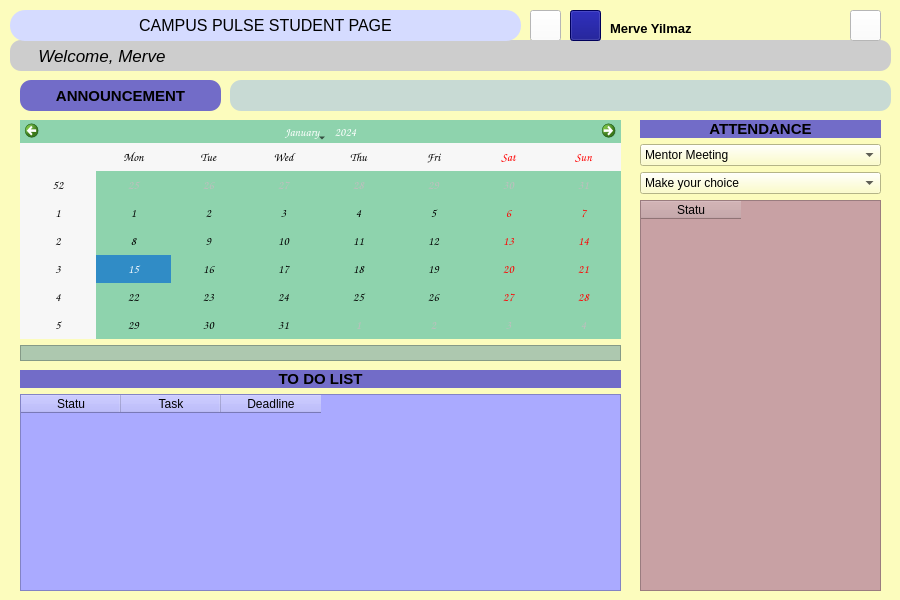
<?xml version="1.0" encoding="UTF-8"?>
<ui version="4.0">
 <class>MainWindow</class>
 <widget class="QMainWindow" name="MainWindow">
  <property name="geometry">
   <rect>
    <x>0</x>
    <y>0</y>
    <width>900</width>
    <height>600</height>
   </rect>
  </property>
  <property name="font">
   <font>
    <pointsize>11</pointsize>
   </font>
  </property>
  <property name="windowTitle">
   <string>MainWindow</string>
  </property>
  <property name="windowIcon">
   <iconset>
    <normaloff>earth.png</normaloff>earth.png</iconset>
  </property>
  <property name="styleSheet">
   <string notr="true">background-color: rgb(252, 252, 189);</string>
  </property>
  <property name="iconSize">
   <size>
    <width>100</width>
    <height>100</height>
   </size>
  </property>
  <widget class="QWidget" name="centralwidget">
   <widget class="QPushButton" name="pushButton">
    <property name="geometry">
     <rect>
      <x>530</x>
      <y>10</y>
      <width>31</width>
      <height>31</height>
     </rect>
    </property>
    <property name="styleSheet">
     <string notr="true">background-color: rgb(255,255,255);</string>
    </property>
    <property name="text">
     <string/>
    </property>
    <property name="icon">
     <iconset>
      <normaloff>inbox.png</normaloff>inbox.png</iconset>
    </property>
    <property name="iconSize">
     <size>
      <width>27</width>
      <height>27</height>
     </size>
    </property>
   </widget>
   <widget class="QLabel" name="label_2">
    <property name="geometry">
     <rect>
      <x>10</x>
      <y>40</y>
      <width>881</width>
      <height>31</height>
     </rect>
    </property>
    <property name="font">
     <font>
      <pointsize>13</pointsize>
      <italic>true</italic>
     </font>
    </property>
    <property name="styleSheet">
     <string notr="true">background-color: rgb(205, 205, 205);
border-radius: 11px; </string>
    </property>
    <property name="frameShape">
     <enum>QFrame::Box</enum>
    </property>
    <property name="frameShadow">
     <enum>QFrame::Sunken</enum>
    </property>
    <property name="text">
     <string>      Welcome, Merve</string>
    </property>
    <property name="margin">
     <number>0</number>
    </property>
   </widget>
   <widget class="QLabel" name="label">
    <property name="geometry">
     <rect>
      <x>610</x>
      <y>20</y>
      <width>231</width>
      <height>16</height>
     </rect>
    </property>
    <property name="font">
     <font>
      <pointsize>10</pointsize>
      <weight>75</weight>
      <bold>true</bold>
      <strikeout>false</strikeout>
     </font>
    </property>
    <property name="text">
     <string>Merve Yilmaz</string>
    </property>
   </widget>
   <widget class="QPushButton" name="pushButton_2">
    <property name="geometry">
     <rect>
      <x>570</x>
      <y>10</y>
      <width>31</width>
      <height>31</height>
     </rect>
    </property>
    <property name="styleSheet">
     <string notr="true">background-color: rgb(0, 0, 127);</string>
    </property>
    <property name="text">
     <string/>
    </property>
    <property name="icon">
     <iconset>
      <normaloff>user.PNG</normaloff>user.PNG</iconset>
    </property>
    <property name="iconSize">
     <size>
      <width>25</width>
      <height>25</height>
     </size>
    </property>
   </widget>
   <widget class="QLabel" name="label_3">
    <property name="geometry">
     <rect>
      <x>10</x>
      <y>10</y>
      <width>511</width>
      <height>31</height>
     </rect>
    </property>
    <property name="font">
     <font>
      <pointsize>12</pointsize>
     </font>
    </property>
    <property name="styleSheet">
     <string notr="true">background-color: rgb(213, 219, 255);
border-radius: 15px; </string>
    </property>
    <property name="frameShape">
     <enum>QFrame::Panel</enum>
    </property>
    <property name="text">
     <string>CAMPUS PULSE STUDENT PAGE</string>
    </property>
    <property name="alignment">
     <set>Qt::AlignCenter</set>
    </property>
   </widget>
   <widget class="QWidget" name="layoutWidget">
    <property name="geometry">
     <rect>
      <x>640</x>
      <y>120</y>
      <width>241</width>
      <height>471</height>
     </rect>
    </property>
    <layout class="QVBoxLayout" name="verticalLayout_3">
     <item>
      <widget class="QLabel" name="label_6">
       <property name="font">
        <font>
         <pointsize>11</pointsize>
         <weight>75</weight>
         <bold>true</bold>
        </font>
       </property>
       <property name="styleSheet">
        <string notr="true">background-color: rgb(114, 108, 200);</string>
       </property>
       <property name="text">
        <string>ATTENDANCE</string>
       </property>
       <property name="alignment">
        <set>Qt::AlignCenter</set>
       </property>
      </widget>
     </item>
     <item>
      <widget class="QComboBox" name="comboBox_2">
       <property name="sizePolicy">
        <sizepolicy hsizetype="Ignored" vsizetype="Fixed">
         <horstretch>0</horstretch>
         <verstretch>0</verstretch>
        </sizepolicy>
       </property>
       <item>
        <property name="text">
         <string>Mentor Meeting</string>
        </property>
       </item>
       <item>
        <property name="text">
         <string>Data Science</string>
        </property>
       </item>
      </widget>
     </item>
     <item>
      <widget class="QComboBox" name="comboBox_3">
       <property name="sizePolicy">
        <sizepolicy hsizetype="Ignored" vsizetype="Fixed">
         <horstretch>0</horstretch>
         <verstretch>0</verstretch>
        </sizepolicy>
       </property>
       <item>
        <property name="text">
         <string>Make your choice</string>
        </property>
       </item>
       <item>
        <property name="text">
         <string>Attend</string>
        </property>
       </item>
       <item>
        <property name="text">
         <string>Not Attend</string>
        </property>
       </item>
      </widget>
     </item>
     <item>
      <widget class="QTableWidget" name="tableWidget">
       <property name="styleSheet">
        <string notr="true">background-color: rgb(200, 161, 164);</string>
       </property>
       <column>
        <property name="text">
         <string>Statu</string>
        </property>
       </column>
      </widget>
     </item>
    </layout>
   </widget>
   <widget class="QLabel" name="label_5">
    <property name="geometry">
     <rect>
      <x>20</x>
      <y>80</y>
      <width>201</width>
      <height>31</height>
     </rect>
    </property>
    <property name="font">
     <font>
      <pointsize>11</pointsize>
      <weight>75</weight>
      <bold>true</bold>
     </font>
    </property>
    <property name="styleSheet">
     <string notr="true">background-color: rgb(114, 108, 200);
border-radius: 11px; </string>
    </property>
    <property name="text">
     <string>ANNOUNCEMENT</string>
    </property>
    <property name="alignment">
     <set>Qt::AlignCenter</set>
    </property>
   </widget>
   <widget class="QWidget" name="layoutWidget">
    <property name="geometry">
     <rect>
      <x>20</x>
      <y>370</y>
      <width>601</width>
      <height>221</height>
     </rect>
    </property>
    <layout class="QVBoxLayout" name="verticalLayout">
     <item>
      <widget class="QLabel" name="label_4">
       <property name="font">
        <font>
         <pointsize>11</pointsize>
         <weight>75</weight>
         <bold>true</bold>
        </font>
       </property>
       <property name="styleSheet">
        <string notr="true">background-color: rgb(114, 108, 200);</string>
       </property>
       <property name="text">
        <string>TO DO LIST</string>
       </property>
       <property name="alignment">
        <set>Qt::AlignCenter</set>
       </property>
      </widget>
     </item>
     <item>
      <widget class="QTableWidget" name="table_todolist">
       <property name="styleSheet">
        <string notr="true">background-color: rgb(170, 170, 255);
</string>
       </property>
       <column>
        <property name="text">
         <string>Statu</string>
        </property>
       </column>
       <column>
        <property name="text">
         <string>Task</string>
        </property>
       </column>
       <column>
        <property name="text">
         <string>Deadline</string>
        </property>
       </column>
      </widget>
     </item>
    </layout>
   </widget>
   <widget class="QWidget" name="layoutWidget">
    <property name="geometry">
     <rect>
      <x>20</x>
      <y>120</y>
      <width>601</width>
      <height>241</height>
     </rect>
    </property>
    <layout class="QVBoxLayout" name="verticalLayout_2">
     <item>
      <widget class="QCalendarWidget" name="calendarWidget">
       <property name="font">
        <font>
         <family>Comic Sans MS</family>
        </font>
       </property>
       <property name="styleSheet">
        <string notr="true">background-color: rgb(142, 211, 173);</string>
       </property>
       <property name="gridVisible">
        <bool>false</bool>
       </property>
       <property name="horizontalHeaderFormat">
        <enum>QCalendarWidget::ShortDayNames</enum>
       </property>
       <property name="verticalHeaderFormat">
        <enum>QCalendarWidget::ISOWeekNumbers</enum>
       </property>
      </widget>
     </item>
     <item>
      <widget class="QLabel" name="note_edit">
       <property name="styleSheet">
        <string notr="true">background-color: rgb(173, 200, 175);
</string>
       </property>
       <property name="frameShape">
        <enum>QFrame::StyledPanel</enum>
       </property>
       <property name="text">
        <string/>
       </property>
      </widget>
     </item>
    </layout>
   </widget>
   <widget class="QLabel" name="announcement_textedit">
    <property name="geometry">
     <rect>
      <x>230</x>
      <y>80</y>
      <width>661</width>
      <height>31</height>
     </rect>
    </property>
    <property name="font">
     <font>
      <pointsize>8</pointsize>
     </font>
    </property>
    <property name="styleSheet">
     <string notr="true">border-radius: 11px; 
background-color: rgb(200, 218, 212);</string>
    </property>
    <property name="text">
     <string/>
    </property>
    <property name="alignment">
     <set>Qt::AlignLeading|Qt::AlignLeft|Qt::AlignVCenter</set>
    </property>
    <property name="margin">
     <number>10</number>
    </property>
   </widget>
   <widget class="QPushButton" name="back_button">
    <property name="geometry">
     <rect>
      <x>850</x>
      <y>10</y>
      <width>31</width>
      <height>31</height>
     </rect>
    </property>
    <property name="styleSheet">
     <string notr="true">background-color: rgb(255,255,255);</string>
    </property>
    <property name="text">
     <string/>
    </property>
    <property name="icon">
     <iconset>
      <normaloff>back.png</normaloff>back.png</iconset>
    </property>
    <property name="iconSize">
     <size>
      <width>27</width>
      <height>27</height>
     </size>
    </property>
   </widget>
  </widget>
 </widget>
 <tabstops>
  <tabstop>pushButton_2</tabstop>
  <tabstop>pushButton</tabstop>
 </tabstops>
 <resources/>
 <connections/>
</ui>
